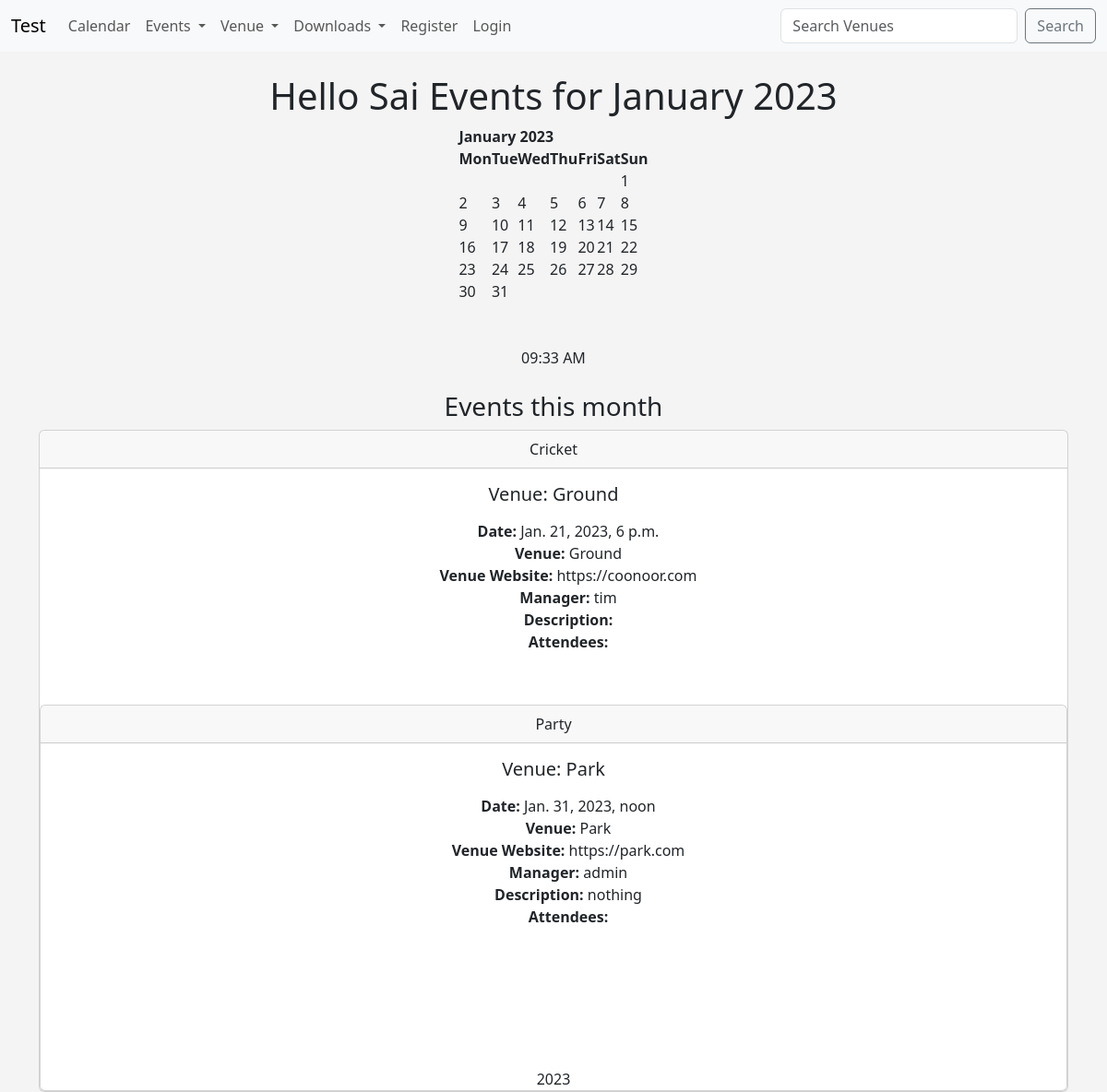
The page / on the database its author committed.
### events/models.py (models this page shows, shortened)
class Event(models.Model):
	name=models.CharField('Event Name',max_length=120)
	event_date=models.DateTimeField('Event Date')
	venue=models.ForeignKey(Venue,blank=True,null=True,on_delete=models.CASCADE)
	manager=models.ForeignKey(User,blank=True,null=True,on_delete=models.SET_NULL)
	description=models.TextField(blank=True)
	attendees=models.ManyToManyField(MyClubUser,blank=True)
	approved= models.BooleanField("Approved",default=False)
	def __str__(self):
		return self.name

class Venue(models.Model):
	name=models.CharField('Venue Name',max_length=120)
	address=models.CharField(max_length=300)
	zip_code=models.CharField('Zip Code',max_length=15)
	phone=models.CharField('Contact Phone',max_length=25,blank=True)
	web=models.URLField('Website Address',blank=True)
	email_address=models.EmailField('Email Address',blank=True)
	owner=models.IntegerField("Venue Owner",blank=False, default=1)
	venue_image=models.ImageField(null=True,blank=True,upload_to='images/')
	def __str__(self):
		return self.name

### events/views.py (the view)
# urls.py: 2. Add a URL to urlpatterns:  path('', views.home, name='home')
def home(request,year=datetime.now().year,month=datetime.now().strftime('%B')):
	name="Sai"
	month=month.capitalize()
	month_number=list(calendar.month_name).index(month)
	month_number=int(month_number)
	cal=HTMLCalendar().formatmonth(
		year,
		month_number)
	now=datetime.now()
	current_year= now.year
	event_list=Event.objects.filter(
		event_date__year=year,
		event_date__month=month_number
		)
	time=now.strftime('%I:%M %p')
	return render(request,
	    'events/home.html',{
		"name":name,
		"year":year,
		"month":month,
		"month_number": month_number,
		"cal":cal,
		"current_year":current_year,
		"time": time,
		"event_list":event_list,
		})

### events/templates/events/home.html (shortened to what this page needs)
{% extends 'events/base.html' %}
{% block content %}
	<center>
	<h1>Hello {{ name }} Events for {{ month }} {{ year }}</h1>
	{{ cal|safe }}
	<br><br/>
	{{ time }}
	<br><br>
	<h3>Events this month</h3>
	{%if event_list%}
	{%for event in event_list%}
	<div class="card">
  <div class="card-header">
    {{event}}
  </div>
  <div class="card-body">
    <h5 class="card-title">Venue: {{ event.venue }}</h5>
    <p class="card-text">
	<ul>
		<strong>Date:</strong> {{ event.event_date }}<br>
		<strong>Venue:</strong> {{ event.venue }}<br>
		<strong>Venue Website:</strong> {{ event.venue.web }}<br>
		<strong>Manager:</strong> {{ event.manager }}<br>
		<strong>Description:</strong> {{ event.description }}<br>
		<strong>Attendees:</strong></br>
	</ul>
    </p>
  </div>
<br>
	{%endfor%}
	{%else%}
	No events this month
	{%endif%}
	<br><br/><br><br/>
	{{current_year}}
	</center>
{% endblock %}

### events/templates/events/base.html (style rules this page uses)
body { background: #f4f4f4; }

### rows shown on the page
Event: name "Cricket", venue "Ground", event_date "Jan. 21, 2023, 6 p.m.", venue.web "https://coonoor.com", manager "tim"
Event: name "Party", venue "Park", event_date "Jan. 31, 2023, noon", venue.web "https://park.com", manager "admin", description "nothing"

### other values the page prints
{{ name }} "Sai"
{{ month }} "January"
{{ cal|safe }} "January 2023 Mon Tue Wed Thu Fri Sat Sun 1 2 3 4 5 6 7 8 9 10 11 12 13 14 15 16 17 18 19 20 21 22 23 24 25 26 27 28 29 30 31"
